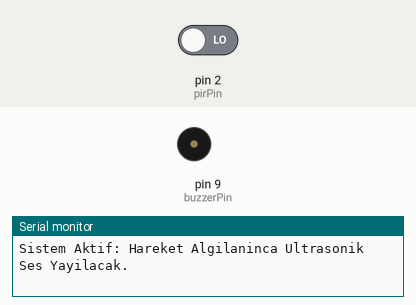
This sketch was run on a simulated Arduino Uno, built with avr-gcc and run on an emulated ATmega328P. On the bench: buzzer (waves = sounding), the last lines printed to the serial monitor. The inputs (shaded band) are chosen by the test bench; at power-on: pin 2 (pirPin) LOW.

Above: at 1.4 s.
1.5 s: pin 2 (pirPin) driven HIGH
At 2.7 s:
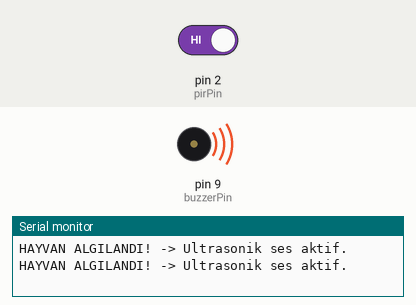
3.0 s: pin 2 (pirPin) driven LOW
At 4.2 s:
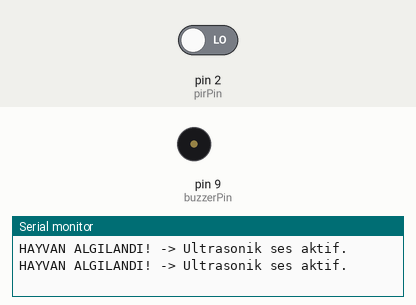
Timing chart, 0 to 6.0 s (numbered marks = the images above; inputs shaded):
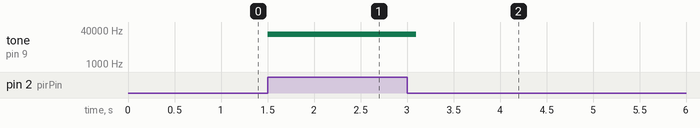

Measured:
- after the input at 1.5 s, tone on pin 9 (buzzerPin): silent → 25000 Hz at once
- after the input at 3.0 s, tone on pin 9 (buzzerPin): 25000 Hz → silent after 0.10 s

The sketch:

otoyol.ino
```cpp
/* AKILLI OTOYOL
  Sensör: HC-SR501 (VCC, GND, OUT)
  Hedef: Köpek Uzaklaştırma (25 kHz)
*/

const int pirPin = 2;    // Sensörün OUT bacağı Arduino 2'de
const int buzzerPin = 9; // Buzzer artı (+) ucu Arduino 9'da

// Köpeklerin duyabildiği ultrasonik frekans (25 kHz)
const int kopekFrekansi = 25000;

void setup() {
  pinMode(pirPin, INPUT);      // Sensör giriş
  pinMode(buzzerPin, OUTPUT);   // Buzzer çıkış
  Serial.begin(9600);          // Bilgisayarla iletişim hızı
  Serial.println("Sistem Aktif: Hareket Algilaninca Ultrasonik Ses Yayilacak.");
}

void loop() {
  int hareketVarMi = digitalRead(pirPin); // Sensörü oku

  if (hareketVarMi == HIGH) { // Hareket (Hayvan) algılanırsa
    Serial.println("HAYVAN ALGILANDI! -> Ultrasonik ses aktif.");

    // Köpeği uzaklaştıran ultrasonik sesi başlat
    tone(buzzerPin, kopekFrekansi);

    // ÖNEMLİ: Sesin etkili olması ve sistemin takılmaması için bekleme süresi
    delay(500); // 3 saniye boyunca çalmaya devam eder
  }
  else {
    // Hareket yoksa veya bittiyse sesi kapat
    noTone(buzzerPin);
  }

  delay(300); // Sensörün kararlı çalışması için kısa bekleme
}
```
